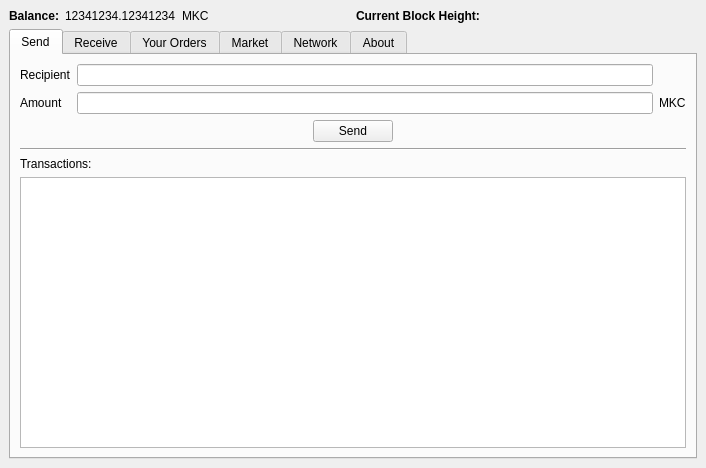
<?xml version="1.0" encoding="UTF-8"?>
<ui version="4.0">
 <class>MainWindow</class>
 <widget class="QMainWindow" name="MainWindow">
  <property name="geometry">
   <rect>
    <x>0</x>
    <y>0</y>
    <width>706</width>
    <height>468</height>
   </rect>
  </property>
  <property name="windowTitle">
   <string>Marketcoin</string>
  </property>
  <widget class="QWidget" name="centralwidget">
   <layout class="QVBoxLayout" name="verticalLayout">
    <item>
     <layout class="QHBoxLayout" name="horizontalLayout">
      <item>
       <widget class="QLabel" name="label_123">
        <property name="sizePolicy">
         <sizepolicy hsizetype="Fixed" vsizetype="Preferred">
          <horstretch>0</horstretch>
          <verstretch>0</verstretch>
         </sizepolicy>
        </property>
        <property name="font">
         <font>
          <weight>75</weight>
          <bold>true</bold>
         </font>
        </property>
        <property name="text">
         <string>Balance:</string>
        </property>
       </widget>
      </item>
      <item>
       <widget class="QLabel" name="balance">
        <property name="sizePolicy">
         <sizepolicy hsizetype="Maximum" vsizetype="Preferred">
          <horstretch>0</horstretch>
          <verstretch>0</verstretch>
         </sizepolicy>
        </property>
        <property name="text">
         <string>12341234.12341234</string>
        </property>
       </widget>
      </item>
      <item>
       <widget class="QLabel" name="label_17">
        <property name="text">
         <string>MKC</string>
        </property>
       </widget>
      </item>
      <item>
       <widget class="QLabel" name="label_2">
        <property name="font">
         <font>
          <weight>75</weight>
          <bold>true</bold>
         </font>
        </property>
        <property name="text">
         <string>Current Block Height:</string>
        </property>
       </widget>
      </item>
      <item>
       <widget class="QLabel" name="label_blockheight">
        <property name="text">
         <string/>
        </property>
       </widget>
      </item>
     </layout>
    </item>
    <item>
     <widget class="QTabWidget" name="tabWidget">
      <property name="currentIndex">
       <number>0</number>
      </property>
      <widget class="QWidget" name="tab_3">
       <attribute name="title">
        <string>Send</string>
       </attribute>
       <layout class="QVBoxLayout" name="verticalLayout_3">
        <item>
         <layout class="QGridLayout" name="gridLayout_2">
          <item row="0" column="0">
           <widget class="QLabel" name="label_19">
            <property name="text">
             <string>Recipient</string>
            </property>
           </widget>
          </item>
          <item row="1" column="0">
           <widget class="QLabel" name="label_20">
            <property name="text">
             <string>Amount</string>
            </property>
           </widget>
          </item>
          <item row="0" column="1">
           <widget class="QLineEdit" name="lineEdit_6"/>
          </item>
          <item row="1" column="1">
           <widget class="QLineEdit" name="lineEdit_7">
            <property name="alignment">
             <set>Qt::AlignRight|Qt::AlignTrailing|Qt::AlignVCenter</set>
            </property>
           </widget>
          </item>
          <item row="1" column="2">
           <widget class="QLabel" name="label_21">
            <property name="text">
             <string>MKC</string>
            </property>
           </widget>
          </item>
         </layout>
        </item>
        <item>
         <layout class="QHBoxLayout" name="horizontalLayout_5">
          <item>
           <spacer name="horizontalSpacer_3">
            <property name="orientation">
             <enum>Qt::Horizontal</enum>
            </property>
            <property name="sizeHint" stdset="0">
             <size>
              <width>40</width>
              <height>20</height>
             </size>
            </property>
           </spacer>
          </item>
          <item>
           <widget class="QPushButton" name="pushButton_5">
            <property name="text">
             <string>Send</string>
            </property>
           </widget>
          </item>
          <item>
           <spacer name="horizontalSpacer_2">
            <property name="orientation">
             <enum>Qt::Horizontal</enum>
            </property>
            <property name="sizeHint" stdset="0">
             <size>
              <width>40</width>
              <height>20</height>
             </size>
            </property>
           </spacer>
          </item>
         </layout>
        </item>
        <item>
         <widget class="Line" name="line">
          <property name="orientation">
           <enum>Qt::Horizontal</enum>
          </property>
         </widget>
        </item>
        <item>
         <widget class="QLabel" name="label_26">
          <property name="text">
           <string>Transactions:</string>
          </property>
         </widget>
        </item>
        <item>
         <widget class="QTableView" name="transactions_2">
          <attribute name="verticalHeaderVisible">
           <bool>false</bool>
          </attribute>
         </widget>
        </item>
       </layout>
      </widget>
      <widget class="QWidget" name="tab">
       <attribute name="title">
        <string>Receive</string>
       </attribute>
       <layout class="QVBoxLayout" name="verticalLayout_2">
        <item>
         <layout class="QGridLayout" name="gridLayout_3">
          <item row="1" column="0">
           <widget class="QLabel" name="label_4">
            <property name="text">
             <string>Amount</string>
            </property>
           </widget>
          </item>
          <item row="1" column="1">
           <widget class="QLineEdit" name="lineEdit_9">
            <property name="enabled">
             <bool>false</bool>
            </property>
            <property name="text">
             <string/>
            </property>
            <property name="placeholderText">
             <string>Available in a future version</string>
            </property>
           </widget>
          </item>
          <item row="0" column="1">
           <widget class="QLineEdit" name="label">
            <property name="placeholderText">
             <string>Optional</string>
            </property>
           </widget>
          </item>
          <item row="1" column="2">
           <widget class="QLabel" name="label_18">
            <property name="text">
             <string>MKC</string>
            </property>
           </widget>
          </item>
          <item row="0" column="0">
           <widget class="QLabel" name="label_3">
            <property name="text">
             <string>Label</string>
            </property>
           </widget>
          </item>
         </layout>
        </item>
        <item>
         <layout class="QHBoxLayout" name="horizontalLayout_2">
          <item>
           <widget class="QPushButton" name="generate_payment_request">
            <property name="text">
             <string>Generate Address</string>
            </property>
           </widget>
          </item>
          <item>
           <widget class="QLineEdit" name="address">
            <property name="placeholderText">
             <string>Generated address will appear here.</string>
            </property>
           </widget>
          </item>
         </layout>
        </item>
        <item>
         <widget class="Line" name="line_2">
          <property name="orientation">
           <enum>Qt::Horizontal</enum>
          </property>
         </widget>
        </item>
        <item>
         <widget class="QLabel" name="label_25">
          <property name="text">
           <string>Transactions:</string>
          </property>
         </widget>
        </item>
        <item>
         <widget class="QTableView" name="transactions">
          <attribute name="verticalHeaderVisible">
           <bool>false</bool>
          </attribute>
         </widget>
        </item>
       </layout>
      </widget>
      <widget class="QWidget" name="tab_4">
       <attribute name="title">
        <string>Your Orders</string>
       </attribute>
       <layout class="QVBoxLayout" name="verticalLayout_4">
        <item>
         <layout class="QGridLayout" name="gridLayout">
          <item row="1" column="0">
           <widget class="QLabel" name="label_6">
            <property name="text">
             <string>Amount</string>
            </property>
           </widget>
          </item>
          <item row="0" column="2">
           <layout class="QHBoxLayout" name="horizontalLayout_4">
            <item>
             <widget class="QLabel" name="label_10">
              <property name="text">
               <string>MKC</string>
              </property>
             </widget>
            </item>
            <item>
             <widget class="QLabel" name="label_14">
              <property name="text">
               <string>per</string>
              </property>
             </widget>
            </item>
            <item>
             <widget class="QComboBox" name="comboBox">
              <item>
               <property name="text">
                <string>BTC</string>
               </property>
              </item>
              <item>
               <property name="text">
                <string>LTC</string>
               </property>
              </item>
              <item>
               <property name="text">
                <string>PPC</string>
               </property>
              </item>
              <item>
               <property name="text">
                <string>NXT</string>
               </property>
              </item>
             </widget>
            </item>
           </layout>
          </item>
          <item row="1" column="1">
           <widget class="QLineEdit" name="lineEdit_2">
            <property name="text">
             <string>12341234.12341234</string>
            </property>
            <property name="alignment">
             <set>Qt::AlignRight|Qt::AlignTrailing|Qt::AlignVCenter</set>
            </property>
           </widget>
          </item>
          <item row="0" column="1">
           <widget class="QLineEdit" name="lineEdit">
            <property name="text">
             <string>12341234.12341234</string>
            </property>
            <property name="alignment">
             <set>Qt::AlignRight|Qt::AlignTrailing|Qt::AlignVCenter</set>
            </property>
           </widget>
          </item>
          <item row="2" column="0">
           <widget class="QLabel" name="label_12">
            <property name="text">
             <string>Total</string>
            </property>
           </widget>
          </item>
          <item row="1" column="2">
           <widget class="QLabel" name="label_8">
            <property name="text">
             <string>BTC</string>
            </property>
           </widget>
          </item>
          <item row="3" column="2">
           <widget class="QLabel" name="label_16">
            <property name="text">
             <string>MKC</string>
            </property>
           </widget>
          </item>
          <item row="3" column="1">
           <widget class="QLineEdit" name="lineEdit_5">
            <property name="alignment">
             <set>Qt::AlignRight|Qt::AlignTrailing|Qt::AlignVCenter</set>
            </property>
           </widget>
          </item>
          <item row="0" column="0">
           <widget class="QLabel" name="label_5">
            <property name="text">
             <string>Price</string>
            </property>
           </widget>
          </item>
          <item row="2" column="2">
           <widget class="QLabel" name="label_7">
            <property name="text">
             <string>MKC</string>
            </property>
           </widget>
          </item>
          <item row="2" column="1">
           <widget class="QLineEdit" name="lineEdit_3">
            <property name="alignment">
             <set>Qt::AlignRight|Qt::AlignTrailing|Qt::AlignVCenter</set>
            </property>
           </widget>
          </item>
          <item row="3" column="0">
           <widget class="QLabel" name="label_9">
            <property name="text">
             <string>Collateral</string>
            </property>
           </widget>
          </item>
         </layout>
        </item>
        <item>
         <layout class="QHBoxLayout" name="horizontalLayout_3">
          <item>
           <spacer name="horizontalSpacer_6">
            <property name="orientation">
             <enum>Qt::Horizontal</enum>
            </property>
            <property name="sizeHint" stdset="0">
             <size>
              <width>40</width>
              <height>20</height>
             </size>
            </property>
           </spacer>
          </item>
          <item>
           <widget class="QPushButton" name="pushButton">
            <property name="text">
             <string>Buy</string>
            </property>
           </widget>
          </item>
          <item>
           <widget class="QPushButton" name="pushButton_2">
            <property name="text">
             <string>Sell</string>
            </property>
           </widget>
          </item>
          <item>
           <spacer name="horizontalSpacer_5">
            <property name="orientation">
             <enum>Qt::Horizontal</enum>
            </property>
            <property name="sizeHint" stdset="0">
             <size>
              <width>40</width>
              <height>20</height>
             </size>
            </property>
           </spacer>
          </item>
         </layout>
        </item>
        <item>
         <widget class="Line" name="line_3">
          <property name="orientation">
           <enum>Qt::Horizontal</enum>
          </property>
         </widget>
        </item>
        <item>
         <widget class="QLabel" name="label_24">
          <property name="text">
           <string>Your past orders:</string>
          </property>
         </widget>
        </item>
        <item>
         <widget class="QTableView" name="tableView_3"/>
        </item>
       </layout>
      </widget>
      <widget class="QWidget" name="tab_2">
       <attribute name="title">
        <string>Market</string>
       </attribute>
       <layout class="QVBoxLayout" name="verticalLayout_5">
        <item>
         <widget class="QLabel" name="label_11">
          <property name="text">
           <string>Graph visualisations of the market will be here in a future version.</string>
          </property>
          <property name="alignment">
           <set>Qt::AlignCenter</set>
          </property>
         </widget>
        </item>
       </layout>
      </widget>
      <widget class="QWidget" name="tab_5">
       <attribute name="title">
        <string>Network</string>
       </attribute>
       <layout class="QVBoxLayout" name="verticalLayout_6">
        <item>
         <widget class="QLabel" name="label_13">
          <property name="text">
           <string>Network info will be here in a future version.</string>
          </property>
          <property name="alignment">
           <set>Qt::AlignCenter</set>
          </property>
         </widget>
        </item>
       </layout>
      </widget>
      <widget class="QWidget" name="tab_6">
       <attribute name="title">
        <string>About</string>
       </attribute>
       <layout class="QFormLayout" name="formLayout_2">
        <property name="fieldGrowthPolicy">
         <enum>QFormLayout::AllNonFixedFieldsGrow</enum>
        </property>
        <item row="0" column="0">
         <widget class="QLabel" name="label_22">
          <property name="text">
           <string>Version:</string>
          </property>
         </widget>
        </item>
        <item row="0" column="1">
         <widget class="QLabel" name="label_15">
          <property name="text">
           <string>marketcoin-qt 0.0.1</string>
          </property>
         </widget>
        </item>
        <item row="1" column="0">
         <widget class="QLabel" name="label_23">
          <property name="text">
           <string>Debug</string>
          </property>
         </widget>
        </item>
        <item row="1" column="1">
         <widget class="QPlainTextEdit" name="plainTextEdit">
          <property name="enabled">
           <bool>true</bool>
          </property>
          <property name="readOnly">
           <bool>true</bool>
          </property>
         </widget>
        </item>
       </layout>
      </widget>
     </widget>
    </item>
   </layout>
  </widget>
  <action name="actionAbout_Marketcoin">
   <property name="text">
    <string>About Marketcoin</string>
   </property>
  </action>
 </widget>
 <resources/>
 <connections/>
</ui>
